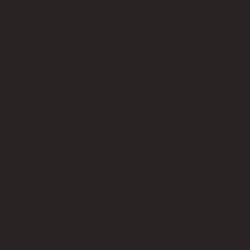
Frame 1 (no input)
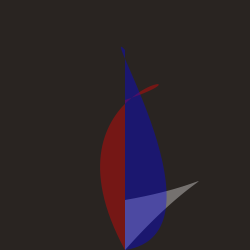
Frame 60 (the mouse pressed at the canvas centre just before this capture)
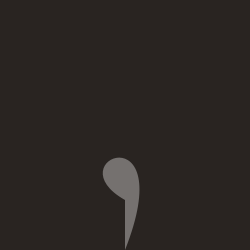
Frame 120 (the mouse held since frame 60 and released just before this capture)

The Processing sketch that drew these frames (run headless with seeded random() and noise(); from frame 60 on, the mouse is pressed at the canvas centre):

// Processing sketch: processing_20224
// ── processing_20224.pde

float counter=0;
boolean bStop;
 
void setup(){
  size(250,250);
  smooth();
  frameRate(10);
}
 
void draw(){
background(41,36,33);
noStroke();

// white bezier 
if(counter>0){
fill(255,90);
bezier (125, 250, random(width),
random(height), random(width), random(height), 125, 200);
}
// red bezier
if(counter>20){
fill(255,0,0,90);
bezier (125, 250, random(width),
random(height), random(width), random(height), 125, 100);
}
// blue bezier
if(counter>40){
fill(0,0,255,90);
bezier (125, 50, random(width),
random(height), random(width), random(height), 125, 250);
}
// green bezier
if(counter>60){
fill(0,255,0,90);
bezier (125, 0, random(width),
random(height), random(width), random(height), 125, 250);
}
// reset counter
if(counter>100){
  counter=0;
} 
counter++;
println(counter);
}

// pause & play
void keyPressed(){
if(key==' ')
{
  bStop = !bStop;
  if (bStop)
    noLoop();
  else
    loop();
}
}
